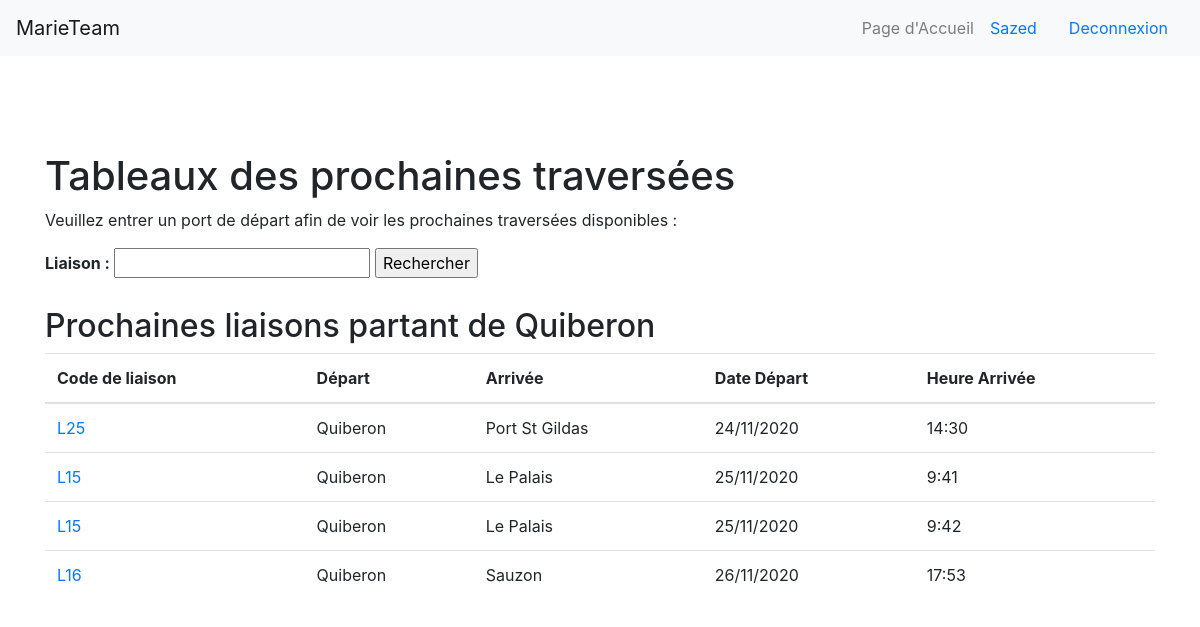
The app's page /index.php?port=Quiberon (signed in) with its own data.
### tables this page shows
CREATE TABLE IF NOT EXISTS `port` (
  `idPort` int(11) NOT NULL,
  `nom` varchar(50) NOT NULL,
  PRIMARY KEY (`idPort`)
);

CREATE TABLE IF NOT EXISTS `liaison` (
  `code` int(11) NOT NULL,
  `distance` varchar(50) NOT NULL,
  `idPort` int(11) NOT NULL,
  `idPort_ARRIVEE` int(11) NOT NULL,
  `idSecteur` int(11) NOT NULL,
  PRIMARY KEY (`code`),
  KEY `LIAISON_PORT_FK` (`idPort`),
  KEY `LIAISON_PORT0_FK` (`idPort_ARRIVEE`),
  KEY `LIAISON_SECTEUR1_FK` (`idSecteur`)
);

CREATE TABLE IF NOT EXISTS `traversee` (
  `numTrav` int(11) NOT NULL,
  `date` date NOT NULL,
  `heure` varchar(50) NOT NULL,
  `idBateau` int(11) NOT NULL,
  `code` int(11) NOT NULL,
  PRIMARY KEY (`numTrav`),
  KEY `TRAVERSEE_BATEAU_FK` (`idBateau`),
  KEY `TRAVERSEE_LIAISON0_FK` (`code`)
);

### index.php (the view, shortened to what this page needs)
<!DOCTYPE html>
  <head>
    <link rel="stylesheet" href="https://maxcdn.bootstrapcdn.com/bootstrap/4.0.0/css/bootstrap.min.css">
  </head>
  <body>
    <?php
    try{
      $bdd = new PDO('mysql:host=localhost;dbname=marieteam;charset=utf8','root','');
    }
    catch(Exception $e){
      die('Erreur : ' .$e->getMessage());
    }
    ?>
  	<nav class="navbar navbar-expand-lg navbar-light bg-light">
	  <a class="navbar-brand" href="index.php">MarieTeam</a>
	  <div class="collapse navbar-collapse" id="navbarSupportedContent">
	    <span class="navbar-text">
	      Page d'Accueil
	    </span>
      <?php if(!isset($_SESSION['username'])){?>
	    <form class="form-inline my-2 my-lg-0">
	      <a class="nav-link" href="Connexion.php">Connexion/Inscription<span class="sr-only">(current)</span></a>
	    </form>
      <?php }
      else if(isset($_SESSION['username'])){?>
        <form class="form-inline my-2 my-lg-0">
          <a class="nav-link" href="profile.php"><?php echo $_SESSION['username']; ?></a>
          <a class="nav-link" href="Deconnexion.php">Deconnexion<span class="sr-only">(current)</span></a>
        </form>
      <?php } ?>
	  </div>
	</nav>
	<br><br><br><br>
	 <div class="container">
      <h1>Tableaux des prochaines traversées</h1>
      <p>Veuillez entrer un port de départ afin de voir les prochaines traversées disponibles :</p>
      <form action="index.php" method="GET">
        <label><b>Liaison :</b></label>
        <input type="text" name="port">
        <input type="submit" id='submit' value='Rechercher'>
      </form>
      <?php
      if(isset($_GET['port'])){
        $req = $bdd->prepare('SELECT * FROM port WHERE nom = ?');
        $req->execute(array($_GET['port']));
        $count = $req->rowCount();
        if($count != 0){
          $sql = 'SELECT nom FROM port WHERE nom = :nomPort';
          $stm = $bdd->prepare($sql);
          $stm->bindParam(":nomPort",$_GET['port']);
          $stm->execute();
          $result = $stm->fetchAll();
          $nom = $result[0]["nom"];
          echo "<br>";
          echo "<h2>Prochaines liaisons partant de ".htmlspecialchars($nom)."</h2>"; ?>
          <table class="table">
            <thead>
              <tr>
                <th>Code de liaison</th>
                <th>Départ</th>
                <th>Arrivée</th>
                <th>Date Départ</th>
                <th>Heure Arrivée</th>
              </tr>
            </thead>
          <tbody>
          <?php
          $sql = 'SELECT L.code, P.idPort, idPort_ARRIVEE, DATE_FORMAT(date, \'%d/%m/%Y\') AS date_reorganise, heure, S.idSecteur FROM liaison as L, traversee as T, port as P, secteur as S WHERE P.nom= :portDep AND P.idPort = L.idPort AND L.code = T.code AND S.idSecteur = L.idSecteur ORDER BY date_reorganise ,heure LIMIT 5';
          $stm = $bdd->prepare($sql);
          $stm->bindParam(":portDep", $_GET['port']);
          $stm->execute();
          $result = $stm->fetchAll();
          foreach($result as $row){
            $codeLiaison = $row['code'];
            $idPortDep = $row['idPort'];
            $idPortArr = $row['idPort_ARRIVEE'];
            $sql = 'SELECT nom FROM port WHERE idPort = :idPortDep';
            $stm = $bdd->prepare($sql);
            $stm->bindParam(":idPortDep",$idPortDep);
            $stm->execute();
            $donnee = $stm->fetchAll();
            $PortDep = $donnee[0]["nom"];
            $sql = 'SELECT nom FROM port WHERE idPort = :idPortArr';
            $stm = $bdd->prepare($sql);
            $stm->bindParam(":idPortArr",$idPortArr);
            $stm->execute();
            $donnee = $stm->fetchAll();
            $PortArr = $donnee[0]["nom"];
            ?>
              <tr>
                <td><a href="liaison.php?liaison=<?php echo htmlspecialchars($codeLiaison);?>&<?php echo htmlspecialchars($row['idSecteur']);?>">L<?php echo htmlspecialchars($codeLiaison); ?></a></td>
                <td><?php echo htmlspecialchars($PortDep); ?></td>
                <td><?php echo htmlspecialchars($PortArr); ?></td>
                <td><?php echo $row['date_reorganise']; ?></td>
                <td><?php echo htmlspecialchars($row['heure']); ?></td>
              </tr>
            <?php
          }?>
          </tbody>
      </table>
    </div>
    <?php
        }
        else if($count == 0){?>
          <p>Le port que vous avez entré n'existe pas ! Veuillez réessayer</p>
          <?php
        }
      }
      ?>
  </body>
</html>

### records on screen
port: nom "Quiberon"
liaison: code "25", idPort.nom "Quiberon", idPort_ARRIVEE.nom "Port St Gildas", date_reorganise "24/11/2020", traversee.heure "14:30"
liaison: code "15", idPort.nom "Quiberon", idPort_ARRIVEE.nom "Le Palais", date_reorganise "25/11/2020", traversee.heure "9:41", traversee.heure "9:42"
liaison: code "16", idPort.nom "Quiberon", idPort_ARRIVEE.nom "Sauzon", date_reorganise "26/11/2020", traversee.heure "17:53"

### other values on screen
$_SESSION['username'] "Sazed"
